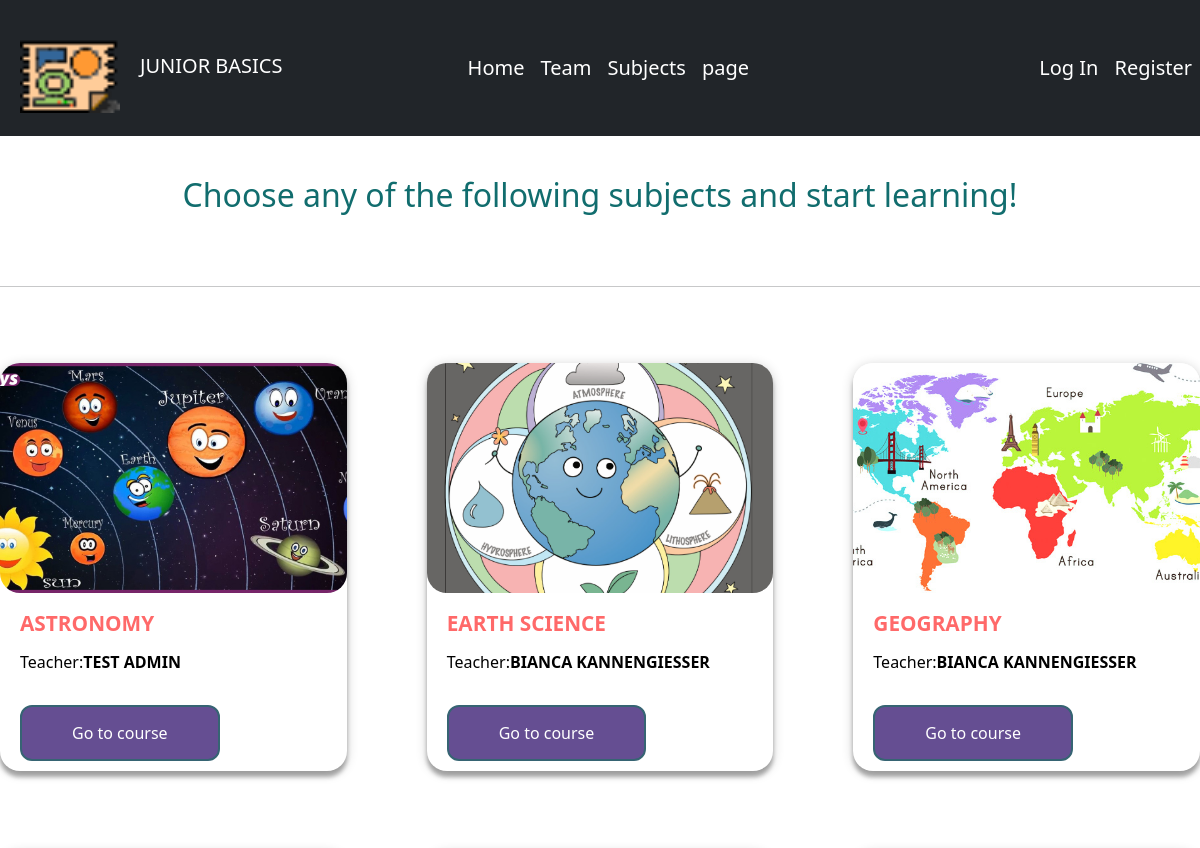
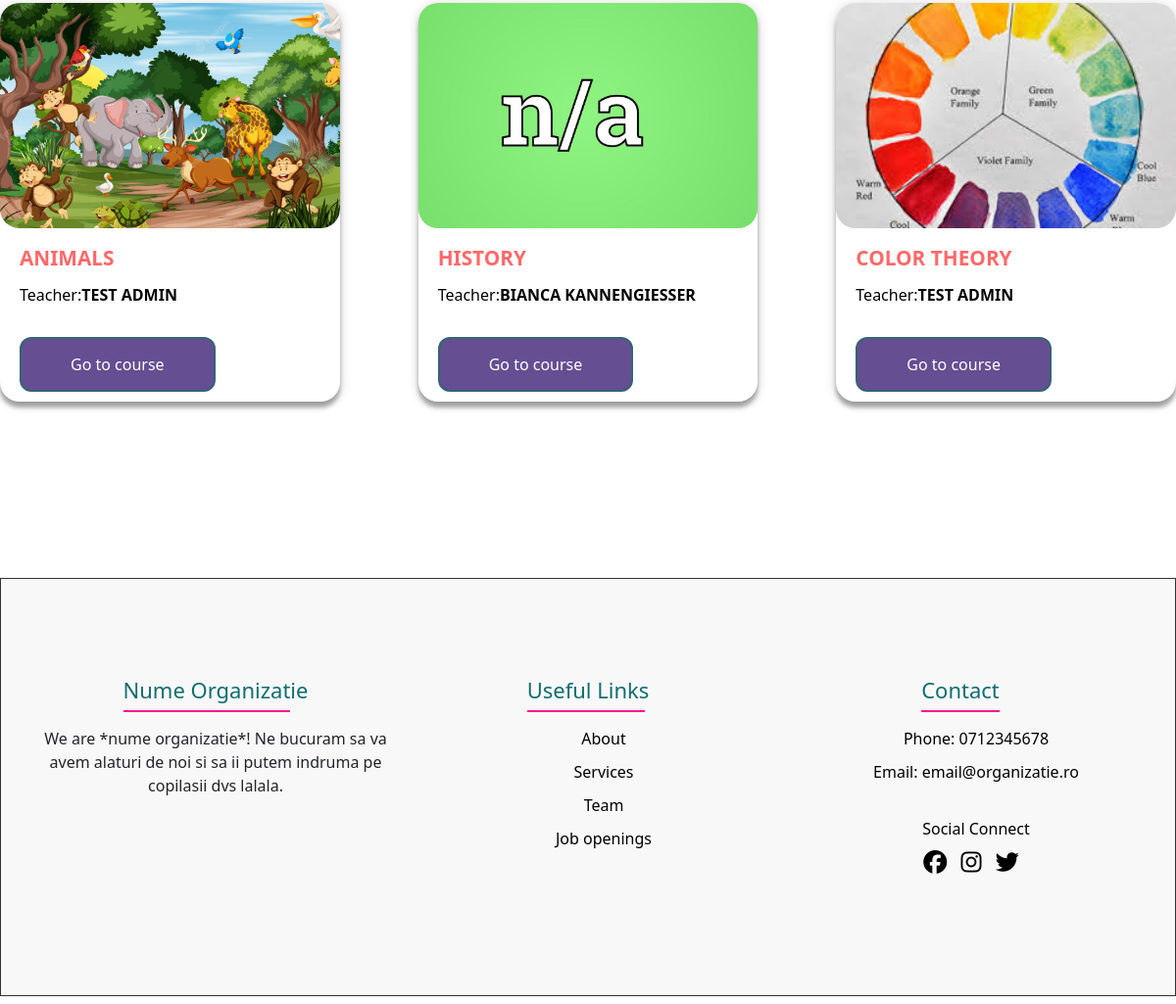
Screenshot of /courses with the database file from the repository (2 pictures, top to bottom).
### courses/models.py (models this page shows, shortened)
class Course(models.Model):
    title = models.CharField(max_length=200)
    image = models.ImageField(blank=True)
    description = models.TextField()
    specific_content = models.TextField(blank=True)
    teacher = models.ForeignKey(User, on_delete=models.CASCADE, null=True, blank=True)

### courses/views.py (the view)
# urls.py: path('courses', views.courses, name = "courses"),
def courses(request):
	courses = Course.objects.all()
	return render(request, 'courses.html', {'courses':courses})\

### courses/templates/courses.html (shortened to what this page needs)
{% extends 'base.html' %}
{% load static %}
{% block content %}
<h2>Choose any of the following subjects and start learning!</h2>
<br><br><hr>
<div class = "course-container">
	{% for course in courses %}
	<div class = "course">
		<div class="course_image">
			{% if course.image %}
			<img src="{{ course.image.url }}">
			{% else %}
			<img class = "not_available_image" src="{% static 'courses/images/na.png' %}" alt="Course Image">
			{% endif %}
		</div>
		<div class = "content">
			<div class="title">{{ course.title }}</div>
			<div class="course_teacher"><span> Teacher:   </span>
				{% if course.teacher %}
	        	<p class="member_subject"> {{ course.teacher.get_full_name }}</p>
	        	{% else %}
	        	<p class="member_subject"> N/A</p>
	        	{% endif %}
	        </div>
			<a href="{% url 'course_detail' course.id %}">
                <button class = "go_to_course_btn">Go to course</button>
            </a>
		</div>
	</div>
	{% endfor %}
</div>
{% endblock %}

### main/templates/base.html (shortened to what this page needs)
{% load static %}
<!DOCTYPE html>
<html>
<head>
    <link rel="stylesheet" href="{% static 'main/css/style.css'%}"/>
    <link href="https://cdnjs.cloudflare.com/ajax/libs/lightbox2/2.11.3/css/lightbox.min.css" rel="stylesheet">
    <link rel="stylesheet" type="text/css" href="https://cdn.jsdelivr.net/npm/slick-carousel@1.8.1/slick/slick.css"/>
    <link rel="stylesheet" type="text/css" href="https://cdn.jsdelivr.net/npm/slick-carousel@1.8.1/slick/slick-theme.css"/>
    <link rel="stylesheet" href="https://cdnjs.cloudflare.com/ajax/libs/font-awesome/5.15.3/css/all.min.css">
	<link href="https://cdn.jsdelivr.net/npm/bootstrap@5.3.0-alpha1/dist/css/bootstrap.min.css" rel="stylesheet">
</head>
<body>
	<nav class="navbar sticky-top navbar-expand-md navbar-dark bg-dark">
        <a class="navbar-brand" href="{% url 'home' %}">
        	<img src="{% static 'main/images/ico.png' %}">JUNIOR BASICS
        </a>
        {% if user.is_authenticated %}
        <div class="collapse navbar-collapse" id="navbarNavAltMarkup">
          <div class="navbar-nav ms-auto">
            <a class="nav-item nav-link active" href="{% url 'home' %}">Home<span class="sr-only">(current)</span></a>
            {% if user.is_staff %}
            <a class="nav-item nav-link" href="{% url 'users' %}">Users</a>
            {% endif %}
            <a class="nav-item nav-link" href="{% url 'staff' %}">Team</a>
            <a class="nav-item nav-link" href="{% url 'courses' %}">Subjects</a>
            <div class="nav-item dropdown">
                <a class="nav-link dropdown-toggle" href="#" id="navbarDropdownMenuLink" role="button" data-bs-toggle="dropdown" aria-expanded="false">Account</a>
                <ul class="dropdown-menu dropdown-menu-end" aria-labelledby="navbarDropdownMenuLink">
                    <li><a class="dropdown-item" href="{% url 'profile' %}">Profile</a></li>
                    <li><a class="dropdown-item" href="#">Customer</a></li>
                    <li><a class="dropdown-item" href="{% url 'logout' %}">Log Out</a></li>
                </ul>
            </div>
          </div>
        </div>
        {% else %}
        <div class="collapse navbar-collapse" id="navbarNavAltMarkup">
          <div class="navbar-nav mx-auto">
            <a class="nav-item nav-link active" href="{% url 'home' %}">Home <span class="sr-only">(current)</span></a>
            <a class="nav-item nav-link" href="{% url 'staff' %}">Team</a>
            <a class="nav-item nav-link" href="{% url 'courses' %}">Subjects</a>
            <a class="nav-item nav-link disabled" href="#" tabindex="-1" aria-disabled="true">page</a>
          </div>
        <div class="navbar-nav ms-auto">
            <a class="nav-item nav-link active" id = "login-link" href="{% url 'login' %}">Log In</a>
            <a class="nav-item nav-link" id = "register-link" href="{% url 'register' %}">Register</a>
        </div>
        {% endif%}
      </nav>
    {% block content %}
    {% endblock %}
  <footer>
    <div class="container">
        <div class="row" id="cols-footer">
            <div class="col-xl-4" id="org">
                <h2>Nume Organizatie</h2>
                <p>
                    We are *nume organizatie*! Ne bucuram sa va avem alaturi de noi si sa ii putem indruma pe copilasii dvs lalala.
                </p>
            </div>
            <div class="col-xl-4" id="links">
                <h2>Useful Links</h2>
        <ul>
         <li> <a href="#">About</a> </li>
         <li> <a href="#">Services</a> </li>
         <li> <a href="#">Team</a> </li>
         <li> <a href="#">Job openings</a> </li>
        </ul>
            </div>
            <div class="col-xl-4" id="contact">
                <h2>Contact</h2>
                <ul>
         <li> <a href="#">Phone: 0712345678</a> </li>
         <li> <a href="#">Email: email@organizatie.ro</a> </li>
         <br>
         <li> <span id= "span-social"> Social Connect </span> </li>
         <li>
            <a href=""><i class="fa-brands fa-facebook fa-xl" id = "social"></i> </a>
            <a href=""><i class="fa-brands fa-instagram fa-xl" id = "social"></i> </a>
            <a href=""><i class="fa-brands fa-twitter fa-xl" id = "social"></i> </a>
          </li>
        </ul>
            </div>
        </div>
    </div>
    <br><br>
  </footer>
</body>
</html>

### main/static/main/css/style.css (style rules this page uses)
* { margin:0; padding: 0; box-sizing: border-box; }
body { font-family: "Roboto", sans-serif; background-color: red; }
span { font-size: .9rem; color: #767373; }
.navbar-brand img { width:100px; margin-right: 20px; margin-bottom: 10px; margin-left:20px; }
.nav-link { color:white !important; font-size: 20px !important; padding-right: 20px; }
.navbar-brand { margin-right: 20px !important; font-size: 20px !important; }
.navbar-collapse { margin-left: 20px; }
footer { background-color: #f8f8f8; border: solid 1px #333; padding-top: 60px; padding-bottom: 60px; margin-top: 10%; margin-bottom: 8px; }
.container { display: grid; grid-template-columns: repeat(auto-fit, minmax(200px, 1fr)); grid-auto-rows: auto; grid-gap: 10px; margin: 0 auto; max-width: 100%; padding-left: 180px; padding-right: 180px; }
#cols-footer { text-align: center; }
#cols-footer h2 { margin-bottom: 25px; font-size: 22px; position: relative; }
#org h2::before { content: ''; width: 170px; height:2px; position:absolute; background-color: deeppink; bottom: -10px; }
#links h2::before { content: ''; width: 120px; height:2px; position:absolute; background-color: deeppink; bottom: -10px; }
#contact h2::before { content: ''; width: 80px; height:2px; position:absolute; background-color: deeppink; bottom: -10px; }
#cols-footer ul li a { text-align: center; text-decoration: none; color: black; font-size: 16px; font-weight: 500; }
#cols-footer ul li { list-style: none; margin-top: 10px; }
#span-social { color:black; font-size: 16px; font-weight: 500; }
#social { margin-top: 10px; margin-right: 10px; }

### courses/templates/courses.html (style rules this page uses)
h2 { text-align: center; padding-top: 40px; color: #116D6E; }
.course-container { padding: 60px 0px; display: grid; grid-template-columns: repeat(3, 1fr); grid-gap: 80px; margin: 0 auto; max-width: 1400px; }
.course { display: flex; flex-direction: column; max-width: 380px; align-items: start; box-shadow: 0 6px 4px 0 rgba(0,0,0,0.3), 0 2px 12px 0 rgba(0,0,0,0.19); background-color: white; border-radius: 20px; }
.course_image { width: 100%; height: 230px; }
.course_image img { object-fit: cover; border-radius: 20px; overflow: hidden; width: 100%; height: 100%; }
.content { padding: 10px 20px; display: flex; flex-direction: column; align-items: start; }
.title { display: flex; color: #FF6969; text-transform: uppercase; font-size: 1.3rem; margin: 5px 0px; font-weight: bold; }
.course_teacher { display: flex; color: blue; margin-top: 5px; margin-bottom: 10px; }
.course_teacher span { font-size: 1rem; color: black; }
.course_teacher p { font-size: 1rem; color: black; font-weight: bold; text-transform: uppercase; }
.go_to_course_btn { background-color: #654E92; margin: 5px auto 0px ; border-radius: 12px; border: 2px solid #366473; padding: 14px 50px; outline: none; color: white; cursor: pointer; transition: 0.25px; align-self: center; }

### rows the page displays
Course: image (picture), title "ASTRONOMY", teacher.get_full_name "TEST ADMIN"
Course: image (picture), title "EARTH SCIENCE", teacher.get_full_name "BIANCA KANNENGIESSER"
Course: image (picture), title "GEOGRAPHY", teacher.get_full_name "BIANCA KANNENGIESSER"
Course: image (picture), title "ANIMALS", teacher.get_full_name "TEST ADMIN"
Course: title "HISTORY", teacher.get_full_name "BIANCA KANNENGIESSER"
Course: image (picture), title "COLOR THEORY", teacher.get_full_name "TEST ADMIN"
